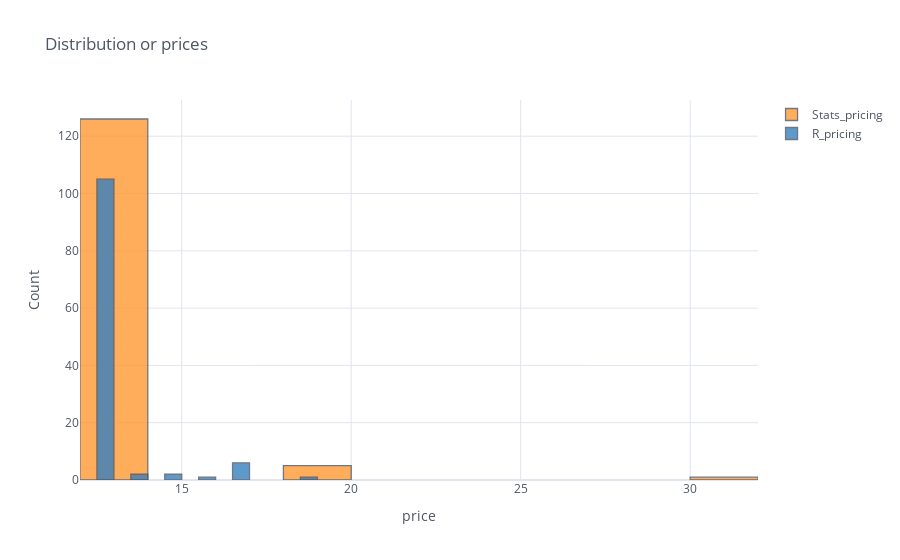

Notebook code cell kept with this figure:
### Code cell
#pricing -comparing the prices for both "Statistics" and "R_programming". A $30 outlier disturbs the graph
Stat_R_Udemy["Stats_pricing"]=Stat_R_Udemy[Stat_R_Udemy["topic"]=="Statistics"]["price"]
Stat_R_Udemy["R_pricing"]=Stat_R_Udemy[Stat_R_Udemy["topic"]=="R_programming"]["price"]
Stat_R_Udemy[["Stats_pricing","R_pricing"]].iplot(kind="histogram", bins=15, theme="white", 
                                                  title="Distribution or prices",
         xTitle='price', yTitle='Count')

### Figure 1 — Plotly figure (JSON) as saved in the notebook; plotly's stock layout.template omitted (floating-point values rounded to 4 significant figures; data arrays with more than 128 entries replaced by an {"elided": "..."} marker saying what was removed)
{"data": [{"histfunc": "count", "histnorm": "", "marker": {"color": "rgba(255, 153, 51, 1.0)", "line": {"color": "#4D5663", "width": 1.3}}, "name": "Stats_pricing", "nbinsx": 15, "opacity": 0.8, "orientation": "v", "type": "histogram", "x": {"elided": "249 float values"}}, {"histfunc": "count", "histnorm": "", "marker": {"color": "rgba(55, 128, 191, 1.0)", "line": {"color": "#4D5663", "width": 1.3}}, "name": "R_pricing", "nbinsx": 15, "opacity": 0.8, "orientation": "v", "type": "histogram", "x": {"elided": "249 float values"}}], "layout": {"barmode": "overlay", "legend": {"bgcolor": "#FFFFFF", "font": {"color": "#4D5663"}}, "paper_bgcolor": "#FFFFFF", "plot_bgcolor": "#FFFFFF", "title": {"font": {"color": "#4D5663"}, "text": "Distribution or prices"}, "xaxis": {"gridcolor": "#E1E5ED", "showgrid": true, "tickfont": {"color": "#4D5663"}, "title": {"font": {"color": "#4D5663"}, "text": "price"}, "zerolinecolor": "#E1E5ED"}, "yaxis": {"gridcolor": "#E1E5ED", "showgrid": true, "tickfont": {"color": "#4D5663"}, "title": {"font": {"color": "#4D5663"}, "text": "Count"}, "zerolinecolor": "#E1E5ED"}}}
